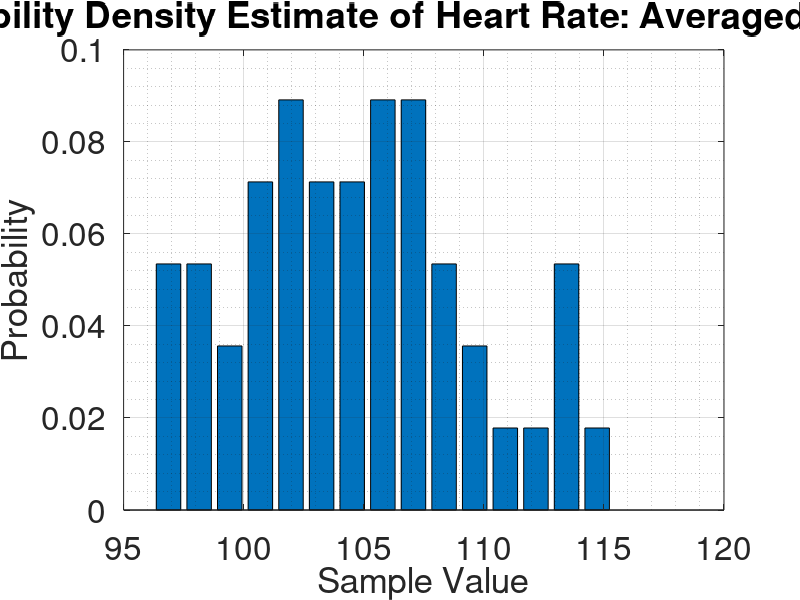

Reproduce this figure in MATLAB.
clear all

% loading RRI data
load Anand_RRI

% scaling factor
alpha = 1.0;

% size of averaging block
avg_block = 20;

% store RRI time series in variable data
% only work with trial 2
% produced best results for illustrative purposes
h_data = Trial2_RRI;

% define the number of bins
bins = 15;

% obtain heart rate time series
heart_rate = 60./h_data;

% length of heart rate vector
N = length(heart_rate);

% average the data to obtain a smoother estimate
heart_rate_avg = zeros(1, floor(N/avg_block));


for i=1:N/avg_block  
    % perform block averaging
    heart_rate_avg(i) = mean(heart_rate((i-1)* avg_block+1:i*avg_block));   
end

% remove maximum values to obtain a smooth graph
heart_rate_avg = heart_rate_avg( heart_rate_avg~=max(heart_rate_avg));
heart_rate_avg = heart_rate_avg( heart_rate_avg~=max(heart_rate_avg));
heart_rate_avg = heart_rate_avg( heart_rate_avg~=min(heart_rate_avg));

% scale the heart rate
heart_rate_avg = heart_rate_avg * alpha;

% compute histogram 
[a, b]= hist(heart_rate_avg, bins);

% normalise by number of samples
a=a/trapz(b, a);

% plot values
bar(b, a);

% graphing settings
str = sprintf('Probability Density Estimate of Heart Rate: Averaged, \alpha = %d', alpha);
title(str, 'FontSize', 40); 
ylabel('\fontsize{35}Probability'); 
xlabel('\fontsize{35}Sample Value');

grid on
grid minor

a = get(gca, 'XTickLabel');
set(gca, 'XTickLabel', a, 'fontsize', 24); 
